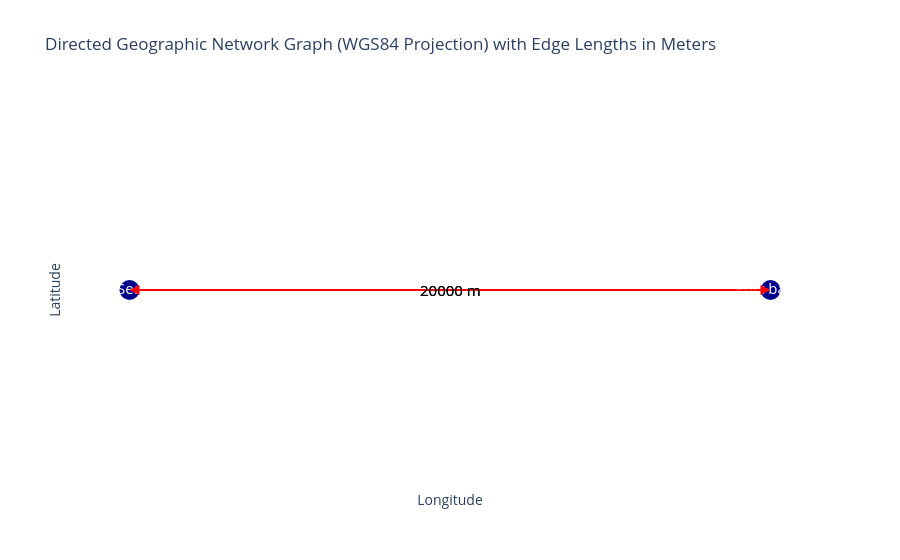

Here is the notebook cell this chart was saved with:
### Code cell
opentnsim.graph.plot_graph(FG)

### Figure 1 — Plotly figure (JSON) as saved in the notebook; plotly's stock layout.template omitted (floating-point values rounded to 4 significant figures)
{"data": [{"hoverinfo": "none", "line": {"color": "red", "width": 2}, "mode": "lines", "type": "scatter", "x": [0, 0.1797], "y": [0, 0]}, {"hoverinfo": "none", "line": {"color": "red", "width": 2}, "mode": "lines", "type": "scatter", "x": [0.1797, 0], "y": [0, 0]}, {"hoverinfo": "text", "marker": {"color": "darkblue", "size": 20}, "mode": "markers+text", "text": ["Sea", "Port basin"], "textfont": {"color": "white", "size": 15}, "textposition": "middle center", "type": "scatter", "x": [0, 0.1797], "y": [0, 0]}], "layout": {"annotations": [{"arrowcolor": "red", "arrowhead": 2, "arrowsize": 2, "arrowwidth": 1, "ax": 0, "axref": "x", "ay": 0, "ayref": "y", "showarrow": true, "x": 0.1797, "xref": "x", "y": 0, "yref": "y"}, {"arrowcolor": "red", "arrowhead": 2, "arrowsize": 2, "arrowwidth": 1, "ax": 0.1797, "axref": "x", "ay": 0, "ayref": "y", "showarrow": true, "x": 0, "xref": "x", "y": 0, "yref": "y"}, {"font": {"color": "black", "size": 15}, "showarrow": false, "text": "20000 m", "x": 0.08983, "y": 0}, {"font": {"color": "black", "size": 15}, "showarrow": false, "text": "20000 m", "x": 0.08983, "y": 0}], "plot_bgcolor": "white", "showlegend": false, "title": {"text": "Directed Geographic Network Graph (WGS84 Projection) with Edge Lengths in Meters"}, "xaxis": {"showgrid": false, "showticklabels": false, "title": {"text": "Longitude"}, "zeroline": false}, "yaxis": {"showgrid": false, "showticklabels": false, "title": {"text": "Latitude"}, "zeroline": false}}}
